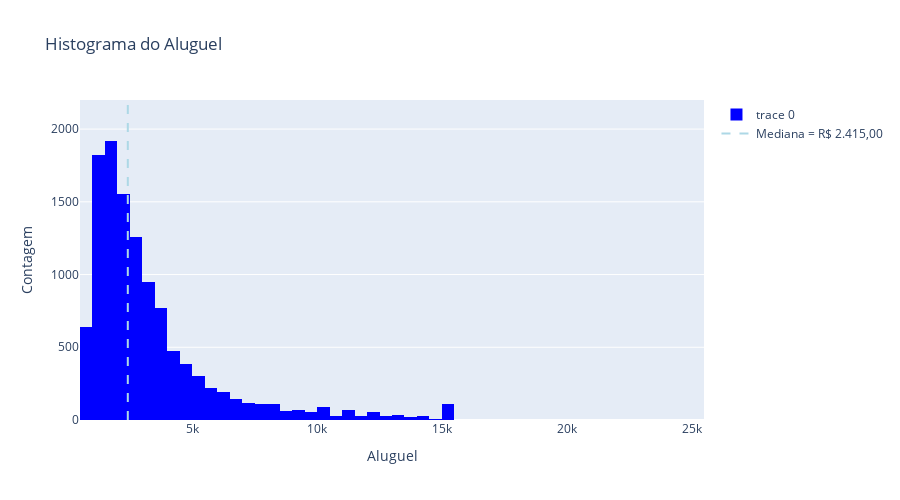

The notebook cell saved with this chart:
### Markdown cell above
Fazendo o mesmo gráfico no Ploty

### Code cell
mediana_rent = aptos.rent.median()

mediana_rent_format = (
    "R$ {:,.2f}".format(mediana_rent)
    .replace(",","v")
    .replace(".",",")
    .replace("v",".")
)

data = [go.Histogram ( x = aptos.rent,
                      nbinsx= 50,
                      marker= dict(color = 'blue'))]

line = [go.Scatter(x = [mediana_rent, mediana_rent],
                   y= [0, 2200],
                   mode = 'lines',
                   line= dict(color = 'lightblue', dash= 'dash'),
                   showlegend = True,
                   name= f'Mediana = {mediana_rent_format}')]

fig = go.Figure(data=data+line)

fig.update_layout(title_text= 'Histograma do Aluguel',
                  xaxis_title='Aluguel',
                  yaxis_title='Contagem',
                  autosize= False,
                  width= 900,
                  height= 500)
fig.update_yaxes(range =[0, 2200])
fig.show()

### Figure 1 — Plotly figure (JSON) as saved in the notebook; plotly's stock layout.template omitted (floating-point values rounded to 4 significant figures; data arrays with more than 128 entries replaced by an {"elided": "..."} marker saying what was removed)
{"data": [{"marker": {"color": "blue"}, "nbinsx": 50, "type": "histogram", "x": {"elided": "11657 int values"}}, {"line": {"color": "lightblue", "dash": "dash"}, "mode": "lines", "name": "Mediana = R$ 2.415,00", "showlegend": true, "type": "scatter", "x": [2415, 2415], "y": [0, 2200]}], "layout": {"autosize": false, "height": 500, "title": {"text": "Histograma do Aluguel"}, "width": 900, "xaxis": {"title": {"text": "Aluguel"}}, "yaxis": {"range": [0, 2200], "title": {"text": "Contagem"}}}}
